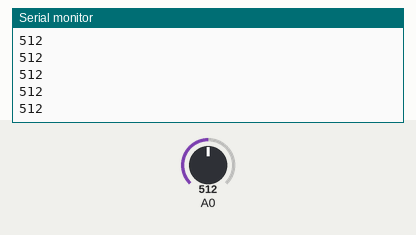
A sketch run on a simulated ESP8266 (NodeMCU). Shown: the last lines printed to the serial monitor. Inputs (shaded band) come from the test bench; at power-on: A0 = 512. WiFi joins after 1.5 s; servers stay silent unless stated.

Above: at 3.0 s.
3.1 s: A0 set to 716
At 3.8 s:
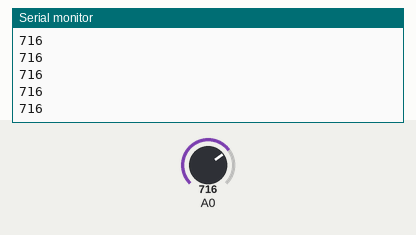
4.6 s: A0 set to 900
At 5.4 s:
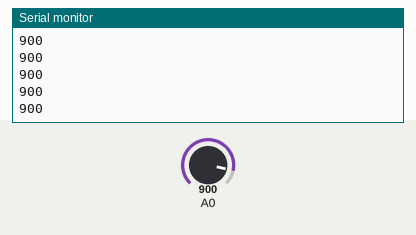
Timing chart, 0 to 7.6 s (numbered marks = the images above; inputs shaded):
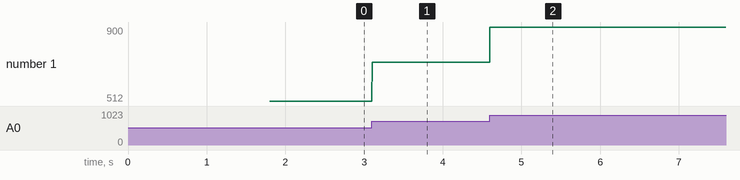

Measured:
- after the input at 3.1 s, the serial monitor: prints a new line at once (image 1)
- after the input at 4.6 s, the serial monitor: prints a new line at once (image 2)
- plotted number 1: 512 → 716 after the input at 3.1 s, 716 → 900 after the input at 4.6 s

The sketch:

IRsensor_blynk.ino
```cpp
#define BLYNK_PRINT Serial
#define BLYNK_TEMPLATE_ID "TMPL6mew721_o"
#define BLYNK_TEMPLATE_NAME "blinkmf"
#define BLYNK_AUTH_TOKEN "E8-oQd1ai7GEBoDaV4MF5pVNJ43IJO6c"

#include <ESP8266WiFi.h>
#include <BlynkSimpleEsp8266.h>

// Your WiFi credentials.
char ssid[] = "Virinchi LAB";
char pass[] = "tech&inovation";
char auth[] = "E8-oQd1ai7GEBoDaV4MF5pVNJ43IJO6c";


int irdata;

BlynkTimer timer;
 void mytimer()
 {
  Blynk.virtualWrite(V5, irdata);
 }
void setup()
{
  // Debug console
  Serial.begin(9600);

  Blynk.begin(auth, ssid, pass);
  pinMode (A0,INPUT);
  timer.setInterval(100l,mytimer);
}

void loop()
{
  Blynk.run();
  irdata=analogRead(A0);
  Serial.println(irdata);
    timer.run();
}
```
